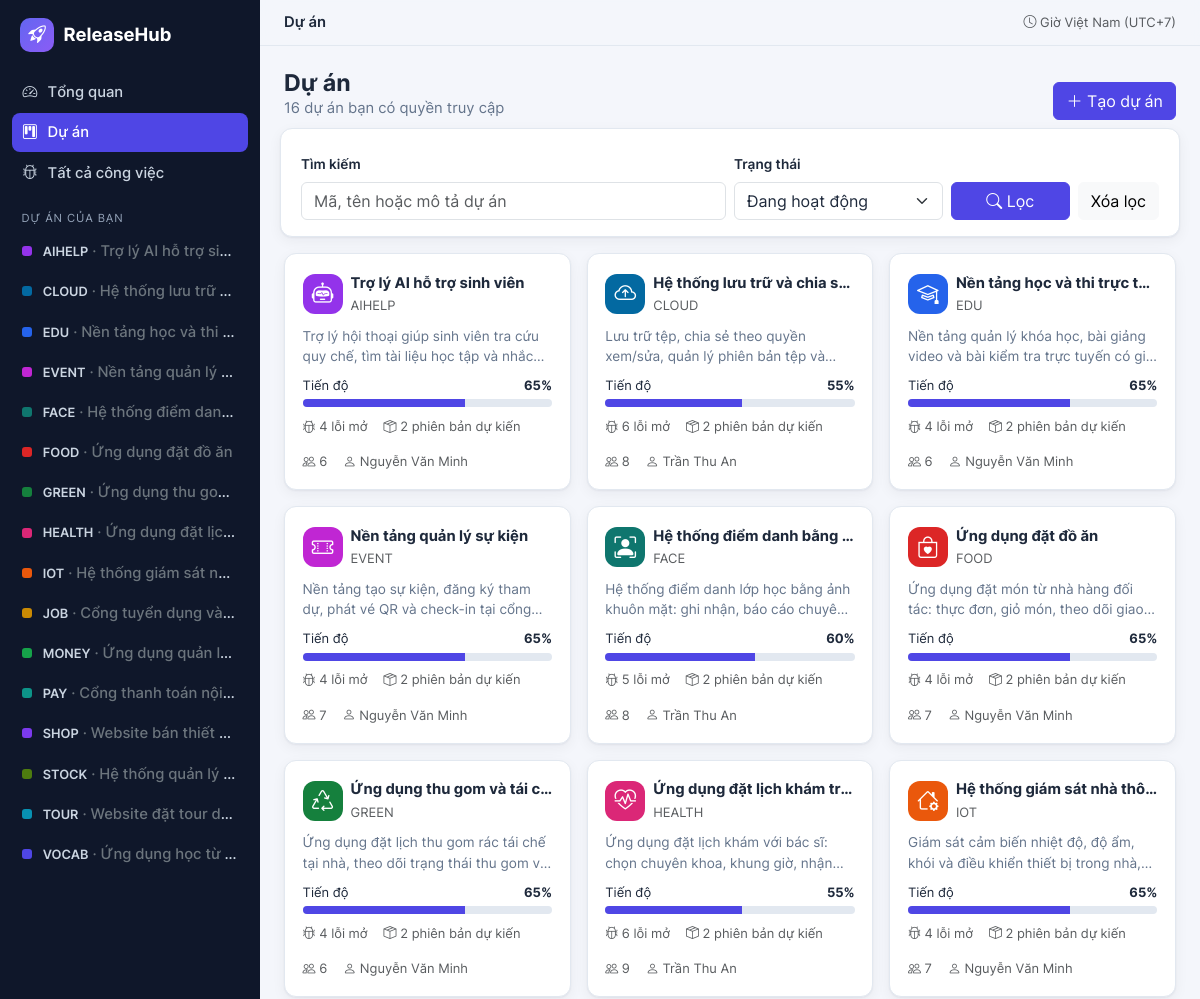
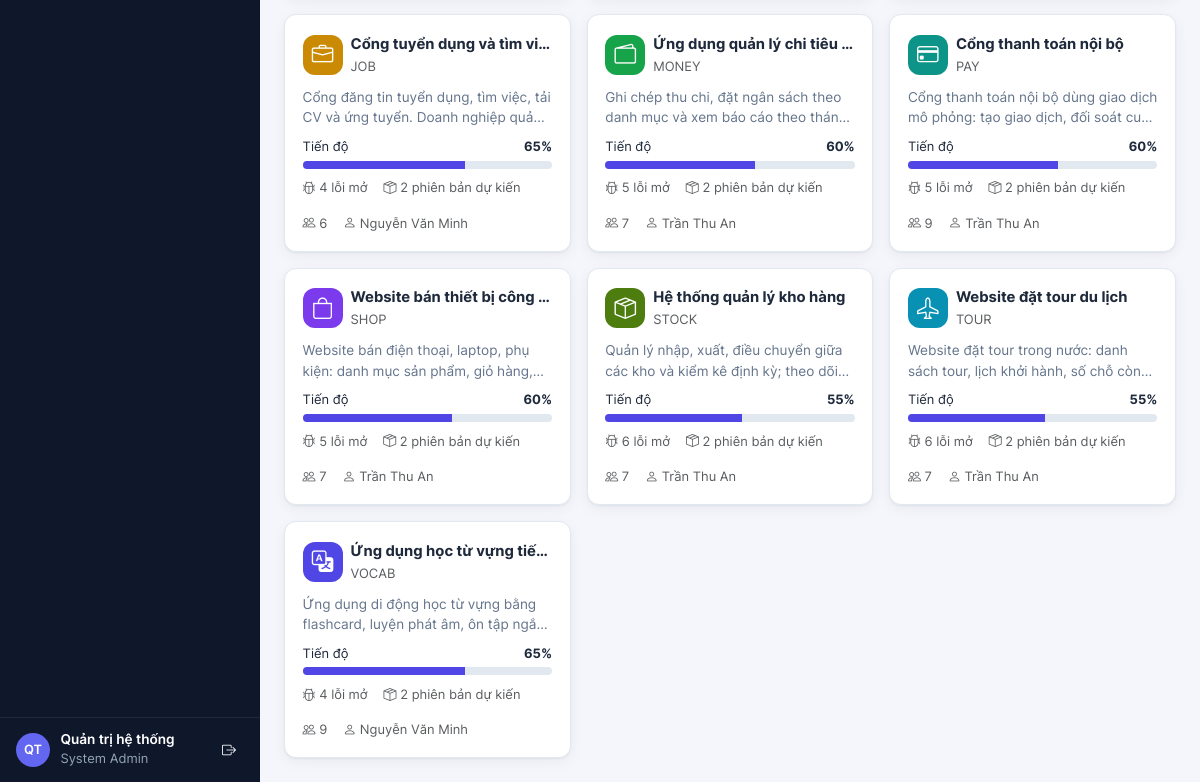
The page /public/projects (signed in) on the database its author committed (2 pictures, top to bottom).
### tables this page shows
CREATE TABLE projects (
    id            INT UNSIGNED NOT NULL AUTO_INCREMENT,
    code          VARCHAR(16) NOT NULL,
    name          VARCHAR(150) NOT NULL,
    description   TEXT NULL,
    color         CHAR(7) NOT NULL DEFAULT '#4f46e5',
    icon          VARCHAR(40) NOT NULL DEFAULT 'bi-kanban',
    owner_id      INT UNSIGNED NULL,
    issue_counter INT UNSIGNED NOT NULL DEFAULT 0,
    version       INT UNSIGNED NOT NULL DEFAULT 1,
    archived_at   DATETIME NULL,
    created_at    DATETIME NOT NULL,
    updated_at    DATETIME NOT NULL,
    PRIMARY KEY (id),
    UNIQUE KEY uq_projects_code (code),
    KEY idx_projects_archived (archived_at),
    CONSTRAINT fk_projects_owner FOREIGN KEY (owner_id) REFERENCES users (id) ON DELETE SET NULL
);

CREATE TABLE users (
    id            INT UNSIGNED NOT NULL AUTO_INCREMENT,
    email         VARCHAR(190) NOT NULL,
    full_name     VARCHAR(120) NOT NULL,
    password_hash VARCHAR(255) NOT NULL,
    is_admin      TINYINT(1) NOT NULL DEFAULT 0,
    is_active     TINYINT(1) NOT NULL DEFAULT 1,
    last_login_at DATETIME NULL,
    created_at    DATETIME NOT NULL,
    updated_at    DATETIME NOT NULL,
    PRIMARY KEY (id),
    UNIQUE KEY uq_users_email (email)
);

### views/projects/index.php (the view, shortened to what the rows shown need)
<div class="d-flex flex-wrap align-items-end justify-content-between gap-2 mb-3">
    <div><h1 class="page-title">Dự án</h1><p class="page-sub"><?= e(count($items)) ?> dự án bạn có quyền truy cập</p></div>
</div>
<?php if (!$items): ?>
    <div class="rh-card empty"><i class="bi bi-folder2-open"></i>Không có dự án phù hợp.</div>
<?php else: ?>
<div class="row g-3">
    <?php foreach ($items as $p): $pct = $p['issue_total'] ? (int) round($p['issue_done'] * 100 / $p['issue_total']) : 0; ?>
        <div class="col-md-6 col-xl-4">
            <a class="rh-card project-card" href="<?= e(url('projects/' . $p['id'])) ?>">
                <div class="d-flex align-items-center gap-2">
                    <span class="proj-icon" style="background:<?= e($p['color']) ?>;width:40px;height:40px"><i class="bi <?= e($p['icon']) ?>"></i></span>
                    <div style="min-width:0"><div class="fw-bold text-truncate"><?= e($p['name']) ?></div><small class="text-muted"><?= e($p['code']) ?><?= $p['my_role'] ? ' · ' . e(role_label($p['my_role'])) : '' ?></small></div>
                </div>
                <div class="desc"><?= e($p['description']) ?></div>
                <div>
                    <div class="d-flex justify-content-between small mb-1"><span>Tiến độ</span><strong><?= e($pct) ?>%</strong></div>
                    <div class="progress" role="progressbar" aria-label="Tiến độ <?= e($p['code']) ?>" aria-valuenow="<?= e($pct) ?>" aria-valuemin="0" aria-valuemax="100"><div class="progress-bar" style="width:<?= e($pct) ?>%"></div></div>
                </div>
                <div class="d-flex flex-wrap gap-3 small text-muted mt-auto">
                    <span><i class="bi bi-bug"></i> <?= e($p['open_bugs']) ?> lỗi mở</span><span><i class="bi bi-box-seam"></i> <?= e($p['planned_releases']) ?> phiên bản dự kiến</span><span><i class="bi bi-people"></i> <?= e($p['member_count']) ?></span>
                    <?php if ($p['owner_name']): ?><span><i class="bi bi-person"></i> <?= e($p['owner_name']) ?></span><?php endif; ?>
                </div>
            </a>
        </div>
    <?php endforeach; ?>
</div>
<?php endif; ?>

### views/layouts/app.php (shortened to what the rows shown need)
<!doctype html>
<html lang="vi">
<head>
    <link rel="stylesheet" href="<?= e(asset('vendor/bootstrap/bootstrap.min.css')) ?>">
    <link rel="stylesheet" href="<?= e(asset('vendor/bootstrap-icons/bootstrap-icons.min.css')) ?>">
    <link rel="stylesheet" href="<?= e(asset('css/fonts.css')) ?>">
    <link rel="stylesheet" href="<?= e(asset('css/app.css')) ?>">
</head>
<body>
<aside class="rh-sidebar" id="sidebar" aria-label="Điều hướng chính">
    <nav class="rh-nav">
        <?php foreach ($sidebarProjects as $sp): ?>
            <a href="<?= e(url('projects/' . $sp['id'])) ?>" title="<?= e($sp['name']) ?>">
                <span class="dot" style="background:<?= e($sp['color']) ?>"></span>
                <span class="pname"><span class="pcode fw-semibold"><?= e($sp['code']) ?></span> <span class="text-secondary">· <?= e($sp['name']) ?></span></span>
            </a>
        <?php endforeach; ?>
    </nav>
    <div class="rh-userbox">
        <div class="rh-avatar" aria-hidden="true"><?= e(initials($user['full_name'])) ?></div>
        <div class="flex-grow-1" style="min-width:0">
            <div class="uname"><?= e($user['full_name']) ?></div>
            <small><?= !empty($user['is_admin']) ? 'System Admin' : 'Thành viên' ?></small>
        </div>
        <form method="post" action="<?= e(url('logout')) ?>"><?= csrf_field() ?>
            <button class="btn btn-sm btn-outline-light border-0" title="Đăng xuất" aria-label="Đăng xuất"><i class="bi bi-box-arrow-right"></i></button>
        </form>
    </div>
</aside>
<div class="rh-main">
    <main id="main" class="rh-content">
        <?= $content ?>
    </main>
</div>
</body>
</html>

### rows shown on the page
projects: code "AIHELP", name "Trợ lý AI hỗ trợ si…", name "Trợ lý AI hỗ trợ sinh viên", description "Trợ lý hội thoại giúp sinh viên tra cứu quy chế, tìm tài liệu học tập và…", pct "65", open_bugs "4", planned_releases "2", member_count "6", owner.full_name "Nguyễn Văn Minh"
projects: code "CLOUD", name "Hệ thống lưu trữ…", name "Hệ thống lưu trữ và chia s…", description "Lưu trữ tệp, chia sẻ theo quyền xem/sửa, quản lý phiên bản tệp…", pct "55", open_bugs "6", planned_releases "2", member_count "8", owner.full_name "Trần Thu An"
projects: code "EDU", name "Nền tảng học và thi…", name "Nền tảng học và thi trực t…", description "Nền tảng quản lý khóa học, bài giảng video và bài kiểm tra trực tuyến có…", pct "65", open_bugs "4", planned_releases "2", member_count "6", owner.full_name "Nguyễn Văn Minh"
projects: code "EVENT", name "Nền tảng quản lý…", name "Nền tảng quản lý sự kiện", description "Nền tảng tạo sự kiện, đăng ký tham dự, phát vé QR và check-in tại…", pct "65", open_bugs "4", planned_releases "2", member_count "7", owner.full_name "Nguyễn Văn Minh"
projects: code "FACE", name "Hệ thống điểm dan…", name "Hệ thống điểm danh bằng…", description "Hệ thống điểm danh lớp học bằng ảnh khuôn mặt: ghi nhận, báo cáo…", pct "60", open_bugs "5", planned_releases "2", member_count "8", owner.full_name "Trần Thu An"
projects: code "FOOD", name "Ứng dụng đặt đồ ăn", description "Ứng dụng đặt món từ nhà hàng đối tác: thực đơn, giỏ món, theo dõi…", pct "65", open_bugs "4", planned_releases "2", member_count "7", owner.full_name "Nguyễn Văn Minh"
projects: code "GREEN", name "Ứng dụng thu go…", name "Ứng dụng thu gom và tái…", description "Ứng dụng đặt lịch thu gom rác tái chế tại nhà, theo dõi trạng thái thu gom…", pct "65", open_bugs "4", planned_releases "2", member_count "6", owner.full_name "Nguyễn Văn Minh"
projects: code "HEALTH", name "Ứng dụng đặt lịc…", name "Ứng dụng đặt lịch khám tr…", description "Ứng dụng đặt lịch khám với bác sĩ: chọn chuyên khoa, khung giờ,…", pct "55", open_bugs "6", planned_releases "2", member_count "9", owner.full_name "Trần Thu An"
projects: code "IOT", name "Hệ thống giám sát n…", name "Hệ thống giám sát nhà th…", description "Giám sát cảm biến nhiệt độ, độ ẩm, khói và điều khiển thiết bị trong…", pct "65", open_bugs "4", planned_releases "2", member_count "7", owner.full_name "Nguyễn Văn Minh"
projects: code "JOB", name "Cổng tuyển dụng và…", name "Cổng tuyển dụng và tìm vi…", description "Cổng đăng tin tuyển dụng, tìm việc, tải CV và ứng tuyển. Doanh nghiệp…", pct "65", open_bugs "4", planned_releases "2", member_count "6", owner.full_name "Nguyễn Văn Minh"
projects: code "MONEY", name "Ứng dụng quản l…", name "Ứng dụng quản lý chi tiêu…", description "Ghi chép thu chi, đặt ngân sách theo danh mục và xem báo cáo theo…", pct "60", open_bugs "5", planned_releases "2", member_count "7", owner.full_name "Trần Thu An"
projects: code "PAY", name "Cổng thanh toán nội…", name "Cổng thanh toán nội bộ", description "Cổng thanh toán nội bộ dùng giao dịch mô phỏng: tạo giao dịch, đối soát…", pct "60", open_bugs "5", planned_releases "2", member_count "9", owner.full_name "Trần Thu An"
projects: code "SHOP", name "Website bán thiết…", name "Website bán thiết bị công…", description "Website bán điện thoại, laptop, phụ kiện: danh mục sản phẩm, giỏ…", pct "60", open_bugs "5", planned_releases "2", member_count "7", owner.full_name "Trần Thu An"
projects: code "STOCK", name "Hệ thống quản lý…", name "Hệ thống quản lý kho hàng", description "Quản lý nhập, xuất, điều chuyển giữa các kho và kiểm kê định kỳ; theo…", pct "55", open_bugs "6", planned_releases "2", member_count "7", owner.full_name "Trần Thu An"
projects: code "TOUR", name "Website đặt tour d…", name "Website đặt tour du lịch", description "Website đặt tour trong nước: danh sách tour, lịch khởi hành, số chỗ…", pct "55", open_bugs "6", planned_releases "2", member_count "7", owner.full_name "Trần Thu An"
projects: code "VOCAB", name "Ứng dụng học từ…", name "Ứng dụng học từ vựng tiế…", description "Ứng dụng di động học từ vựng bằng flashcard, luyện phát âm, ôn tập…", pct "65", open_bugs "4", planned_releases "2", member_count "9", owner.full_name "Nguyễn Văn Minh"
users: full_name "QT", full_name "Quản trị hệ thống"

### other values the page prints
$title "Dự án"
count($items) "16"
form field status "Đang hoạt động"
